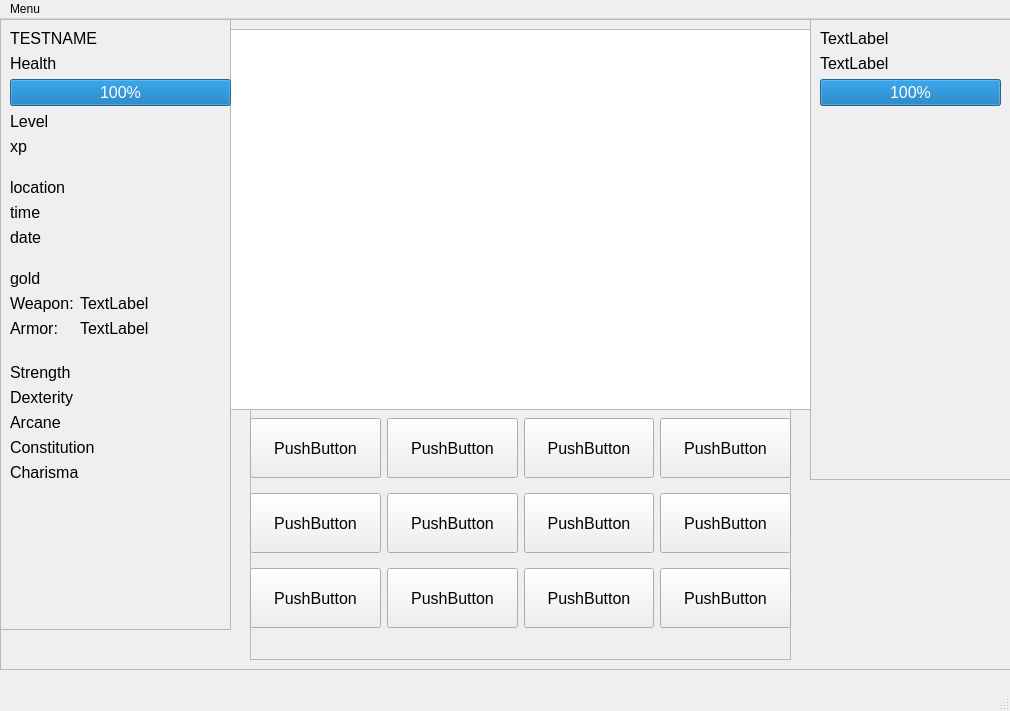
<?xml version="1.0" encoding="UTF-8"?>
<ui version="4.0">
 <class>MainWindow</class>
 <widget class="QMainWindow" name="MainWindow">
  <property name="geometry">
   <rect>
    <x>0</x>
    <y>0</y>
    <width>1010</width>
    <height>711</height>
   </rect>
  </property>
  <property name="windowTitle">
   <string>MainWindow</string>
  </property>
  <widget class="QWidget" name="centralwidget">
   <widget class="QFrame" name="frameWindow">
    <property name="geometry">
     <rect>
      <x>0</x>
      <y>0</y>
      <width>1011</width>
      <height>651</height>
     </rect>
    </property>
    <property name="font">
     <font>
      <pointsize>12</pointsize>
     </font>
    </property>
    <property name="frameShape">
     <enum>QFrame::StyledPanel</enum>
    </property>
    <property name="frameShadow">
     <enum>QFrame::Raised</enum>
    </property>
    <widget class="QPlainTextEdit" name="mainTextBox">
     <property name="geometry">
      <rect>
       <x>230</x>
       <y>10</y>
       <width>581</width>
       <height>381</height>
      </rect>
     </property>
     <property name="readOnly">
      <bool>true</bool>
     </property>
    </widget>
    <widget class="QFrame" name="frameInfo">
     <property name="geometry">
      <rect>
       <x>0</x>
       <y>0</y>
       <width>231</width>
       <height>611</height>
      </rect>
     </property>
     <property name="frameShape">
      <enum>QFrame::StyledPanel</enum>
     </property>
     <property name="frameShadow">
      <enum>QFrame::Raised</enum>
     </property>
     <widget class="QWidget" name="formLayoutWidget">
      <property name="geometry">
       <rect>
        <x>10</x>
        <y>10</y>
        <width>221</width>
        <height>481</height>
       </rect>
      </property>
      <layout class="QFormLayout" name="formLayoutInfo">
       <item row="0" column="0" colspan="2">
        <widget class="QLabel" name="labelName">
         <property name="text">
          <string>TESTNAME</string>
         </property>
        </widget>
       </item>
       <item row="1" column="0" colspan="2">
        <widget class="QLabel" name="labelPlayerHealth">
         <property name="text">
          <string>Health</string>
         </property>
        </widget>
       </item>
       <item row="2" column="0" colspan="2">
        <widget class="QProgressBar" name="barHealth">
         <property name="value">
          <number>100</number>
         </property>
        </widget>
       </item>
       <item row="6" column="0" colspan="2">
        <widget class="QLabel" name="labelLocation">
         <property name="text">
          <string>location</string>
         </property>
        </widget>
       </item>
       <item row="7" column="0" colspan="2">
        <widget class="QLabel" name="labelTime">
         <property name="text">
          <string>time</string>
         </property>
        </widget>
       </item>
       <item row="8" column="0" colspan="2">
        <widget class="QLabel" name="labelDate">
         <property name="text">
          <string>date</string>
         </property>
        </widget>
       </item>
       <item row="9" column="0" colspan="2">
        <spacer name="verticalSpacer">
         <property name="orientation">
          <enum>Qt::Vertical</enum>
         </property>
         <property name="sizeType">
          <enum>QSizePolicy::Preferred</enum>
         </property>
         <property name="sizeHint" stdset="0">
          <size>
           <width>5</width>
           <height>10</height>
          </size>
         </property>
        </spacer>
       </item>
       <item row="10" column="0" colspan="2">
        <widget class="QLabel" name="labelGold">
         <property name="text">
          <string>gold</string>
         </property>
        </widget>
       </item>
       <item row="11" column="0">
        <widget class="QLabel" name="labelWeapon">
         <property name="text">
          <string>Weapon:</string>
         </property>
        </widget>
       </item>
       <item row="11" column="1">
        <widget class="QLabel" name="labelWEquippped">
         <property name="text">
          <string>TextLabel</string>
         </property>
        </widget>
       </item>
       <item row="12" column="0">
        <widget class="QLabel" name="labelArmor">
         <property name="text">
          <string>Armor:</string>
         </property>
        </widget>
       </item>
       <item row="12" column="1">
        <widget class="QLabel" name="labelAEquipped">
         <property name="text">
          <string>TextLabel</string>
         </property>
        </widget>
       </item>
       <item row="5" column="0" colspan="2">
        <spacer name="verticalSpacer_2">
         <property name="orientation">
          <enum>Qt::Vertical</enum>
         </property>
         <property name="sizeType">
          <enum>QSizePolicy::Preferred</enum>
         </property>
         <property name="sizeHint" stdset="0">
          <size>
           <width>5</width>
           <height>10</height>
          </size>
         </property>
        </spacer>
       </item>
       <item row="3" column="0" colspan="2">
        <widget class="QLabel" name="labelLevel">
         <property name="text">
          <string>Level</string>
         </property>
        </widget>
       </item>
       <item row="4" column="0" colspan="2">
        <widget class="QLabel" name="labelXp">
         <property name="text">
          <string>xp</string>
         </property>
        </widget>
       </item>
       <item row="13" column="0" colspan="2">
        <spacer name="verticalSpacer_3">
         <property name="orientation">
          <enum>Qt::Vertical</enum>
         </property>
         <property name="sizeType">
          <enum>QSizePolicy::Preferred</enum>
         </property>
         <property name="sizeHint" stdset="0">
          <size>
           <width>38</width>
           <height>13</height>
          </size>
         </property>
        </spacer>
       </item>
       <item row="14" column="0" colspan="2">
        <widget class="QLabel" name="labelStrength">
         <property name="text">
          <string>Strength</string>
         </property>
        </widget>
       </item>
       <item row="15" column="0" colspan="2">
        <widget class="QLabel" name="labelDexterity">
         <property name="text">
          <string>Dexterity</string>
         </property>
        </widget>
       </item>
       <item row="16" column="0" colspan="2">
        <widget class="QLabel" name="labelArcane">
         <property name="text">
          <string>Arcane</string>
         </property>
        </widget>
       </item>
       <item row="17" column="0" colspan="2">
        <widget class="QLabel" name="labelConstitution">
         <property name="text">
          <string>Constitution</string>
         </property>
        </widget>
       </item>
       <item row="18" column="0" colspan="2">
        <widget class="QLabel" name="labelCharisma">
         <property name="text">
          <string>Charisma</string>
         </property>
        </widget>
       </item>
      </layout>
     </widget>
    </widget>
    <widget class="QFrame" name="frameButtons">
     <property name="geometry">
      <rect>
       <x>250</x>
       <y>390</y>
       <width>541</width>
       <height>251</height>
      </rect>
     </property>
     <property name="frameShape">
      <enum>QFrame::StyledPanel</enum>
     </property>
     <property name="frameShadow">
      <enum>QFrame::Raised</enum>
     </property>
     <widget class="QWidget" name="gridLayoutWidget">
      <property name="geometry">
       <rect>
        <x>0</x>
        <y>0</y>
        <width>541</width>
        <height>231</height>
       </rect>
      </property>
      <layout class="QGridLayout" name="gridLayoutButtons">
       <item row="1" column="2">
        <widget class="QPushButton" name="ButtonD">
         <property name="minimumSize">
          <size>
           <width>0</width>
           <height>60</height>
          </size>
         </property>
         <property name="text">
          <string>PushButton</string>
         </property>
        </widget>
       </item>
       <item row="2" column="2">
        <widget class="QPushButton" name="ButtonC">
         <property name="minimumSize">
          <size>
           <width>0</width>
           <height>60</height>
          </size>
         </property>
         <property name="text">
          <string>PushButton</string>
         </property>
        </widget>
       </item>
       <item row="0" column="1">
        <widget class="QPushButton" name="ButtonW">
         <property name="minimumSize">
          <size>
           <width>0</width>
           <height>60</height>
          </size>
         </property>
         <property name="text">
          <string>PushButton</string>
         </property>
        </widget>
       </item>
       <item row="2" column="1">
        <widget class="QPushButton" name="ButtonX">
         <property name="minimumSize">
          <size>
           <width>0</width>
           <height>60</height>
          </size>
         </property>
         <property name="text">
          <string>PushButton</string>
         </property>
        </widget>
       </item>
       <item row="0" column="2">
        <widget class="QPushButton" name="ButtonE">
         <property name="minimumSize">
          <size>
           <width>0</width>
           <height>60</height>
          </size>
         </property>
         <property name="text">
          <string>PushButton</string>
         </property>
        </widget>
       </item>
       <item row="1" column="0">
        <widget class="QPushButton" name="ButtonA">
         <property name="minimumSize">
          <size>
           <width>0</width>
           <height>60</height>
          </size>
         </property>
         <property name="text">
          <string>PushButton</string>
         </property>
        </widget>
       </item>
       <item row="0" column="0">
        <widget class="QPushButton" name="ButtonQ">
         <property name="minimumSize">
          <size>
           <width>0</width>
           <height>60</height>
          </size>
         </property>
         <property name="text">
          <string>PushButton</string>
         </property>
        </widget>
       </item>
       <item row="1" column="1">
        <widget class="QPushButton" name="ButtonS">
         <property name="minimumSize">
          <size>
           <width>0</width>
           <height>60</height>
          </size>
         </property>
         <property name="text">
          <string>PushButton</string>
         </property>
        </widget>
       </item>
       <item row="2" column="0">
        <widget class="QPushButton" name="ButtonZ">
         <property name="minimumSize">
          <size>
           <width>0</width>
           <height>60</height>
          </size>
         </property>
         <property name="text">
          <string>PushButton</string>
         </property>
        </widget>
       </item>
       <item row="0" column="3">
        <widget class="QPushButton" name="ButtonR">
         <property name="minimumSize">
          <size>
           <width>0</width>
           <height>60</height>
          </size>
         </property>
         <property name="text">
          <string>PushButton</string>
         </property>
        </widget>
       </item>
       <item row="1" column="3">
        <widget class="QPushButton" name="ButtonF">
         <property name="minimumSize">
          <size>
           <width>0</width>
           <height>60</height>
          </size>
         </property>
         <property name="text">
          <string>PushButton</string>
         </property>
        </widget>
       </item>
       <item row="2" column="3">
        <widget class="QPushButton" name="ButtonV">
         <property name="minimumSize">
          <size>
           <width>0</width>
           <height>60</height>
          </size>
         </property>
         <property name="text">
          <string>PushButton</string>
         </property>
        </widget>
       </item>
      </layout>
     </widget>
    </widget>
    <widget class="QFrame" name="frameEnemyInfo">
     <property name="geometry">
      <rect>
       <x>810</x>
       <y>0</y>
       <width>201</width>
       <height>461</height>
      </rect>
     </property>
     <property name="frameShape">
      <enum>QFrame::StyledPanel</enum>
     </property>
     <property name="frameShadow">
      <enum>QFrame::Raised</enum>
     </property>
     <widget class="QWidget" name="formLayoutWidget_2">
      <property name="geometry">
       <rect>
        <x>10</x>
        <y>10</y>
        <width>181</width>
        <height>321</height>
       </rect>
      </property>
      <layout class="QFormLayout" name="formLayoutEnemy">
       <item row="0" column="0" colspan="2">
        <widget class="QLabel" name="labelEnemy">
         <property name="text">
          <string>TextLabel</string>
         </property>
        </widget>
       </item>
       <item row="1" column="0" colspan="2">
        <widget class="QLabel" name="labelHPEnemy">
         <property name="text">
          <string>TextLabel</string>
         </property>
        </widget>
       </item>
       <item row="2" column="0" colspan="2">
        <widget class="QProgressBar" name="progressBarEnemyHp">
         <property name="value">
          <number>100</number>
         </property>
        </widget>
       </item>
      </layout>
     </widget>
    </widget>
   </widget>
  </widget>
  <widget class="QMenuBar" name="menubar">
   <property name="geometry">
    <rect>
     <x>0</x>
     <y>0</y>
     <width>1010</width>
     <height>29</height>
    </rect>
   </property>
   <widget class="QMenu" name="menuMenu">
    <property name="title">
     <string>Menu</string>
    </property>
    <addaction name="actionNew_Game"/>
    <addaction name="separator"/>
    <addaction name="actionLoad_Game"/>
    <addaction name="actionSave_Game"/>
    <addaction name="separator"/>
    <addaction name="actionExit_Game"/>
   </widget>
   <addaction name="menuMenu"/>
  </widget>
  <widget class="QStatusBar" name="statusbar"/>
  <action name="actionNew_Game">
   <property name="text">
    <string>New Game (F3)</string>
   </property>
  </action>
  <action name="actionLoad_Game">
   <property name="text">
    <string>Load Game</string>
   </property>
  </action>
  <action name="actionSave_Game">
   <property name="text">
    <string>Save Game</string>
   </property>
  </action>
  <action name="actionExit_Game">
   <property name="text">
    <string>Exit Game (F4)</string>
   </property>
  </action>
 </widget>
 <resources/>
 <connections/>
</ui>
